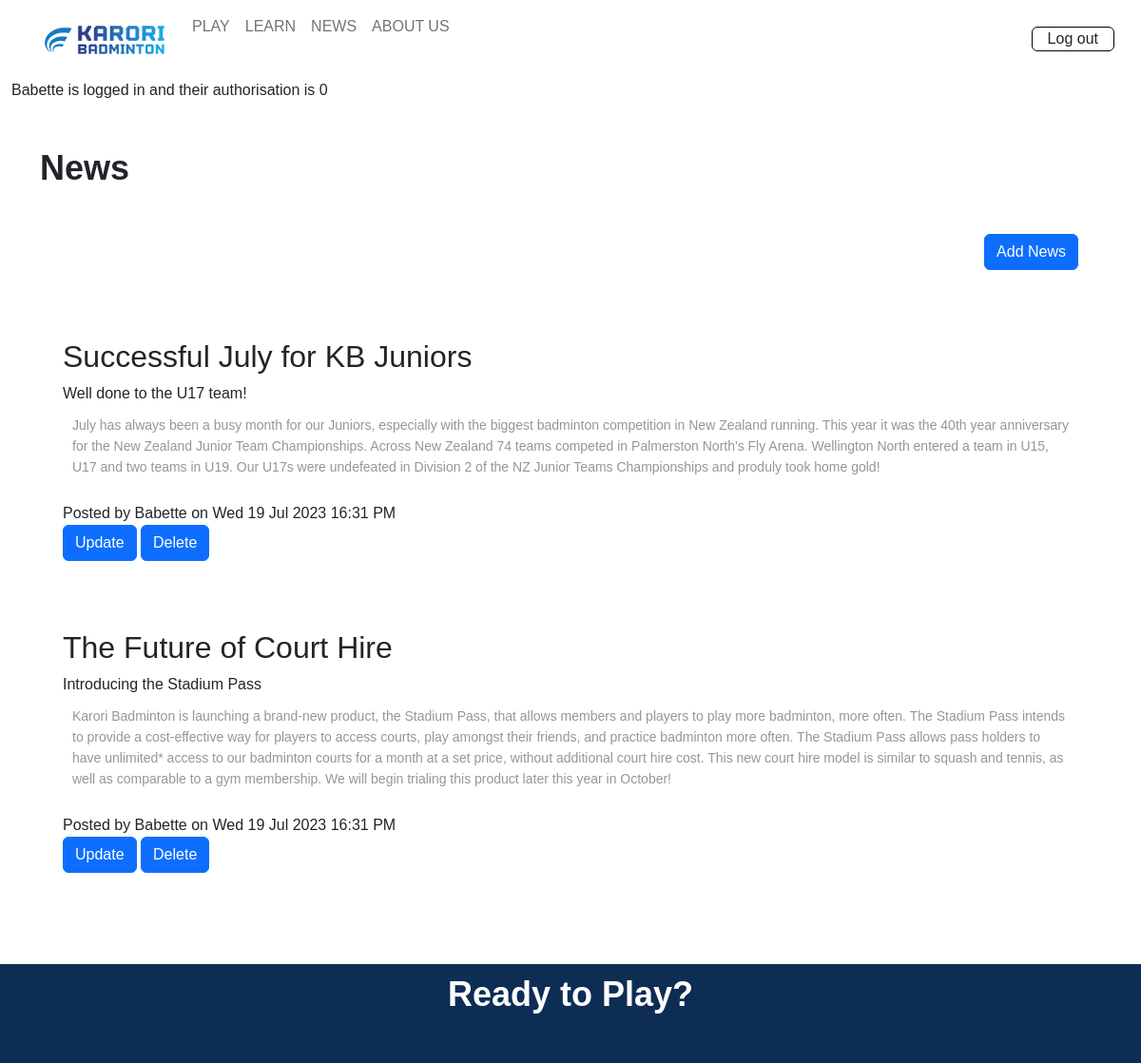
The app's page /news (signed in) with its own data.
### tables this page shows
CREATE TABLE member(
    member_id integer primary key autoincrement not null,
    name text not null,
    email text not null unique,
    password text not null,
    authorisation integer not null
);

CREATE TABLE news(
    news_id integer primary key autoincrement not null,
    title text not null unique,
    subtitle text not null unique,
    content text not null unique,
    newsdate date not null,
    member_id integer not null,
    foreign key(member_id) references member(member_id)
);

### server.py (the view)
@app.route('/news')
def news():
    sql = """select news.news_id, news.title, news.subtitle, news.content, news.newsdate, member.name
       from news
       join member on news.member_id= member.member_id
       order by news.newsdate desc;
       """
    result = run_search_query_tuples(sql, (), db_path, True)
    print(result)
    return render_template("news.html", news=result)

### db_functions.py (called while the page is built)
def run_search_query_tuples(sql_query ,values_tuple, file_path, rowfactory=False):
    result = None
    try:
        db = sqlite3.connect(file_path)
        if rowfactory:
            db.row_factory = sqlite3.Row
        cursor = db.cursor()
        cursor.execute(sql_query ,values_tuple)
        result = cursor.fetchall()
        cursor.close()
    except sqlite3.Error as error:
        print("Error running search query tuples: {}".format(error))
        return None
    db.close()
    if result is None:
        print("No search values were found")
    return result

### server.py (called while the page is built)
@app.template_filter()
def news_date(sqlite_dt):
    x = datetime.strptime(sqlite_dt, '%Y-%m-%d %H:%M:%S')
    return x.strftime("%a %d %b %Y %H:%M %p")

### templates/news.html
{% extends "layout.html" %}
{% block content %}
<div class="container-lg py-sm-5 py-1">
    <h1> News </h1>
<div class="news p-4 my-4 text-end">
    <a class="btn btn-primary" href="{{ url_for('news_cud', id=0, task='add') }}">Add News</a>
</div>
{% for row in news %}
<div class="news p-4 my-4">
    <h2> {{ row['title'] }}</h2>
    <div class="subtitle"> {{ row['subtitle'] }}</div>
    <p class="news-text"> {{ row['content'] | replace("\n", "<br>") | safe}} </p>
    <div class="news-meta">Posted by {{ row['name'] }} on {{ row['newsdate'] | news_date }}</div>
    <div class="news-meta">
        <a class="btn btn-primary" href="{{ url_for('news_cud', id=row['news_id'], task='update') }}">Update</a>
        <a class="btn btn-primary" href="{{ url_for('news_cud', id=row['news_id'], task='delete') }}">Delete</a>
    </div>
</div>
{% endfor %}
</div>
{% endblock %}

### templates/layout.html (shortened to what this page needs)
<!DOCTYPE html>
<html lang="en">
<head>
    <link href="https://cdn.jsdelivr.net/npm/bootstrap@5.2.3/dist/css/bootstrap.min.css" rel="stylesheet">
    <link rel="stylesheet" href="static/styles.css">
</head>
<body>
    <div class="container-fluid">
    <nav class="navbar navbar-expand-lg px-3 py-2">
        <div class="collapse navbar-collapse" id="collapsibleNavbar">
            <ul class="navbar-nav">
                <li class="nav-item">
                    <a class="nav-link" href="{{ url_for('index') }}"><img src="static/images/logo.png" alt=""></a>
                </li>
                <li class="nav-item">
                    <a class="nav-link" href="{{ url_for('play') }}"> PLAY </a>
                </li>
                <li class="nav-item">
                    <a class="nav-link" href="{{ url_for('learn') }}"> LEARN </a>
                </li>
                <li class="nav-item">
                    <a class="nav-link" href="{{ url_for('news') }}"> NEWS </a>
                </li>
                <li class="nav-item">
                    <a class="nav-link" href="{{ url_for('aboutus') }}"> ABOUT US </a>
                </li>
            </ul>
            <div class="ms-auto">
                {% if session %}
                <a class="nav-link btn btn-outline" href="{{ url_for('logout') }}">Log out</a>
                {% else %}
                <a class="nav-link btn btn-outline" href="{{ url_for('signup') }}">Sign up</a>
                <a class="nav-link btn btn-outline" href="{{ url_for('login') }}">Log in</a>
                {% endif %}
            </div>
        </div>
    </nav>
        {% if session %}
        <div class="session"> {{ session['name'] }} is logged in and their authorisation is {{ session['authorisation'] }}</div>
        {% endif %}
    </div>
{% block content %}
{% endblock %}
    <footer class="rtp container-fluid footer-content">
        <h1> Ready to Play? </h1>
    </footer>
</body>
</html>

### static/styles.css (style rules this page uses)
:root { --white: rgb(255, 255, 255); --cream: rgb(253, 246, 236); --grey: rgb(150, 150, 150); --light-blue: rgba(19, 127, 185, 0.1); --blue: rgb(19, 127, 185); --dark-blue: rgb(13, 44, 84); --light-grey: rgba(150, 150, 150, 0.1); --transparent: rgba(0, 0, 0, 0); }
* { margin: 0; padding: 0; font-family: 'Poppins', sans-serif; }
nav { display: flex; padding: 2% 6%; justify-content: space-between; align-items: center; }
nav img { width: 150px; }
h1 { font-size: 36px; font-weight: 600; }
p { color: var(--grey); font-size: 14px; font-weight: 300; line-height: 22px; padding: 10px; }
.rtp { margin: auto; width: 100%; background-image: url(images/footer.jpg); background-position: center; background-size: cover; text-align: center; padding: 10px 0; }
.rtp h1 { color: var(--white); margin-bottom: 40px; padding: 0; }
nav .btn-outline { display: inline-block; }
.btn-outline { border: 1px solid black; padding: 0 1em; }

### records on screen
member: name "Babette"
news: title "Successful July for KB Juniors", subtitle "Well done to the U17 team!", content "July has always been a busy month for our Juniors, especially with the biggest badminton competition in New Zealand running. This year it was the 40th year anniversary for the New Zealand Junior Team Championships. Across New Zealand 74 teams competed in Palmerston North's Fly Arena. Wellington North entered a team in U15, U17 and two teams in U19. Our U17s were undefeated in Division 2 of the NZ Junior Teams Championships and produly took home gold!", name "Babette", newsdate|news_date "Wed 19 Jul 2023 16:31 PM"
news: title "The Future of Court Hire", subtitle "Introducing the Stadium Pass", content "Karori Badminton is launching a brand-new product, the Stadium Pass, that allows members and players to play more badminton, more often. The Stadium Pass intends to provide a cost-effective way for players to access courts, play amongst their friends, and practice badminton more often. The Stadium Pass allows pass holders to have unlimited* access to our badminton courts for a month at a set price, without additional court hire cost. This new court hire model is similar to squash and tennis, as well as comparable to a gym membership. We will begin trialing this product later this year in October!", name "Babette", newsdate|news_date "Wed 19 Jul 2023 16:31 PM"

### other values on screen
{{ session['authorisation'] }} "0"
